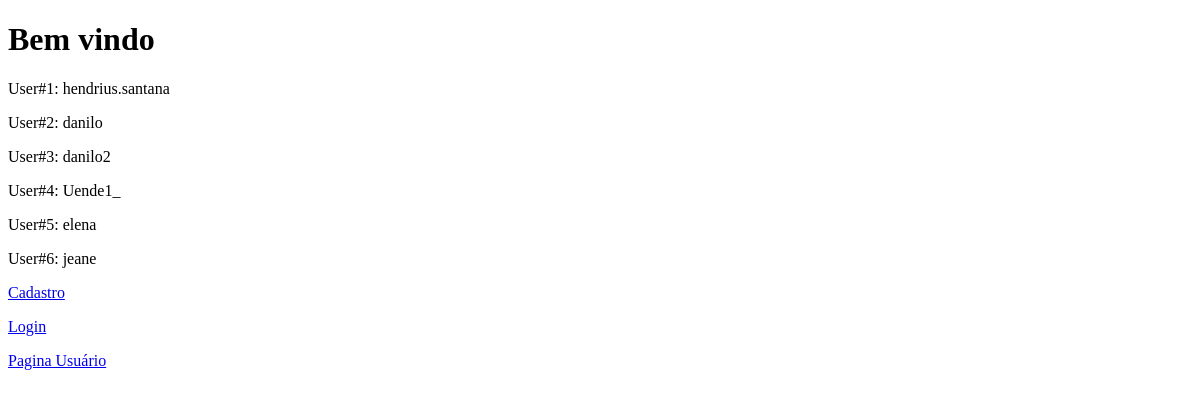
Before: / with the older database file.
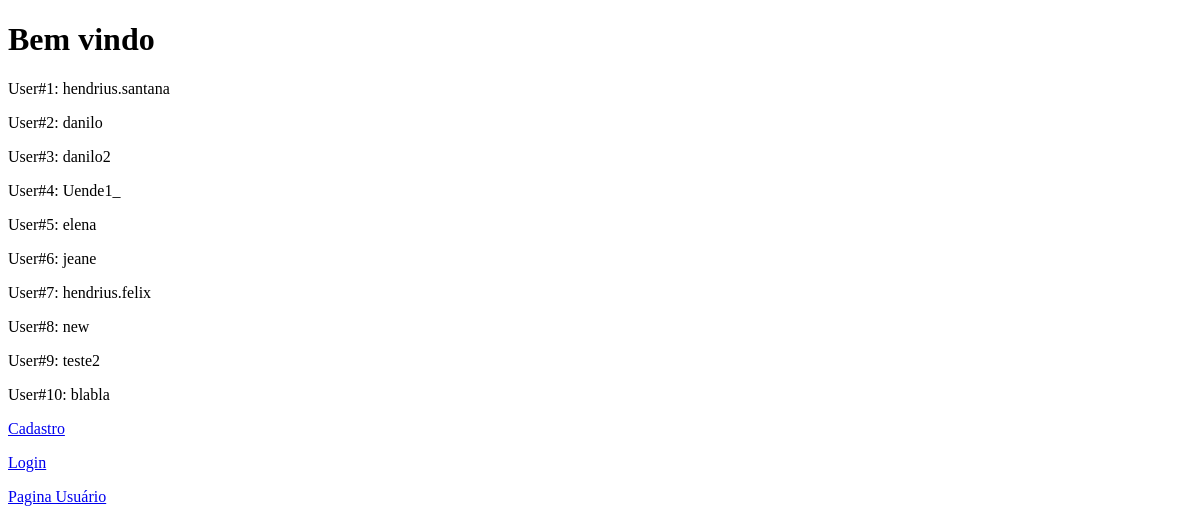
After: the same page with the newer database file.
### app.py (models this page shows, shortened)
class User(UserMixin, db.Model):
    __bind_key__ = 'user_database'
    id = db.Column(db.Integer, primary_key=True)
    username = db.Column(db.String(64), index=True, unique=True)
    email = db.Column(db.String(120), unique = True, index = True)
    password_hash = db.Column(db.String(128))
    joined_at = db.Column(db.DateTime(), default = datetime.utcnow, index = True)
    def __repr__(self):
        return f'{self.username}'

### app.py (the view)
@app.route('/')
def index():
  current_users = User.query.all()
  return render_template('home.html', current_users=current_users)

### templates/home.html (shortened to what this page needs)
<!DOCTYPE html>
<html lang="en">
<head>
</head>
<body>
    <h1>Bem vindo</h1>
    {% for user in current_users %}
        <p>
            User#{{ user.id }}: {{ user }}
        </p>
    {% endfor %}
    <div>
        <p><a href="{{ url_for('register') }}">Cadastro</a></p>
        <p><a href="{{ url_for('login') }}">Login</a></p>
        <p><a href="{{ url_for('dashboard') }}">Pagina Usuário</a></p>
    </div>
</body>
</html>

Changed rows visible on the page:
added User: id "7", username "hendrius.felix"
added User: id "8", username "new"
added User: id "9", username "teste2"
added User: id "10", username "blabla"
